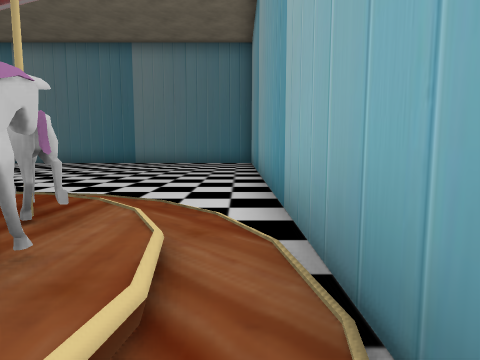
[1] (above)

15 first-person views from a walk through a 3-D level made in the Unity game engine. The camera is 1.2 m above the floor, tilts 6° down and sees 75° across. The floor is counted in squares, 2 m on a side. Each view is taken from the middle of a square. On the plan, view 1 faces up. The plan holds only what a view shows up to about 9 squares ahead; the rest is blank. The place goes on beyond the plan. The player is left out. Some surface patterns are stand-ins.

[2]
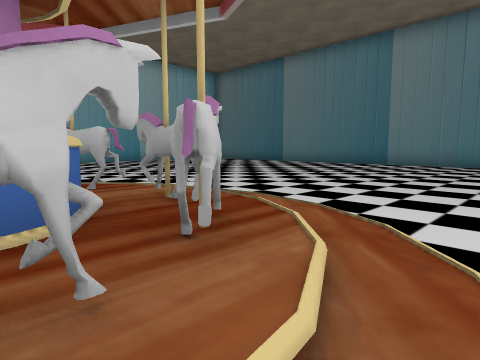

[3]
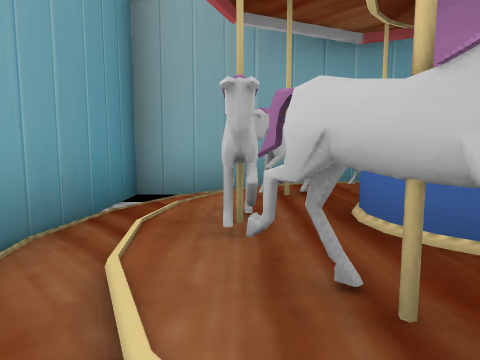

[4]
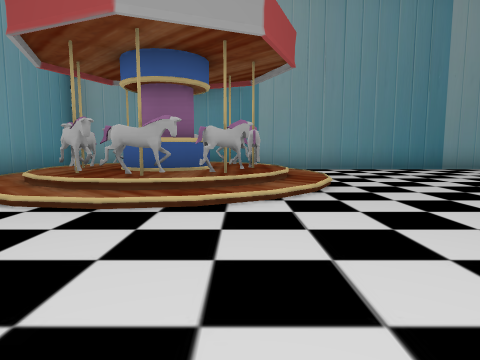

[5]
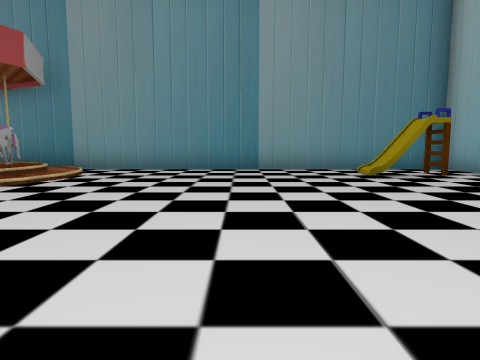

[6]
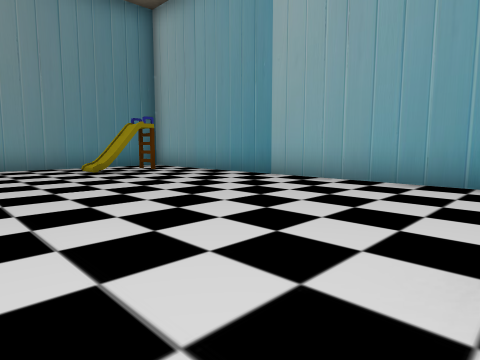

[7]
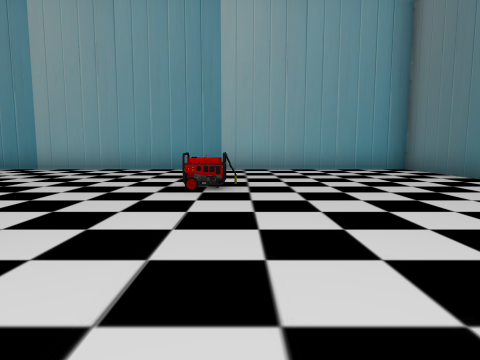

[8]
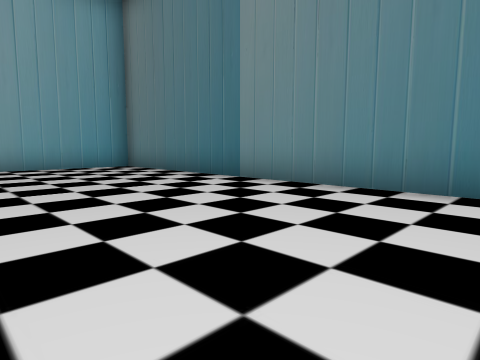

[9]
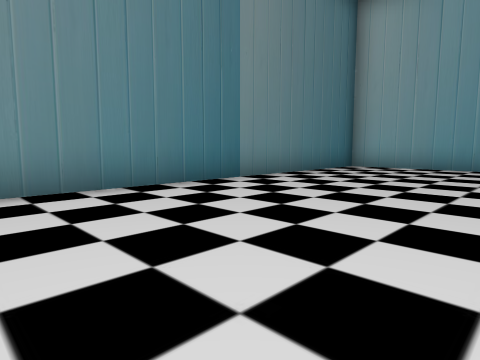

[10]
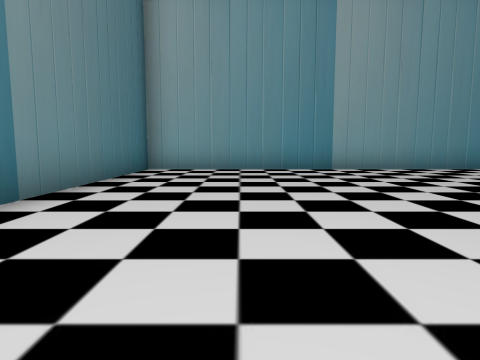

[11]
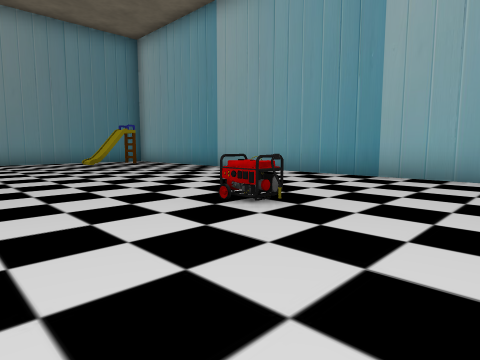

[12]
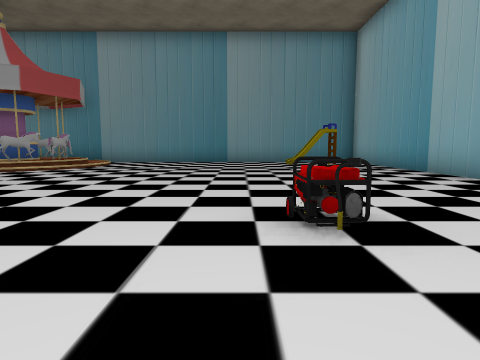

[13]
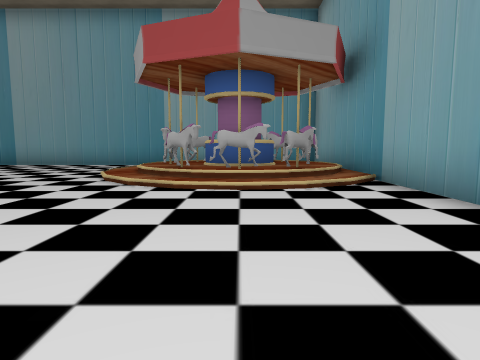

[14]
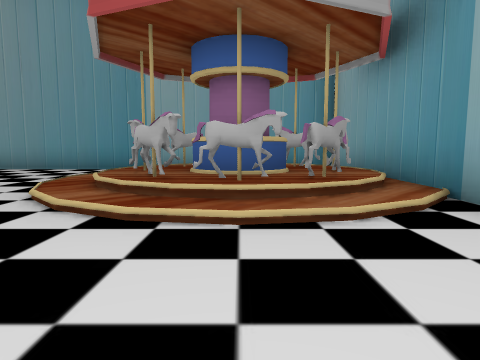

[15]
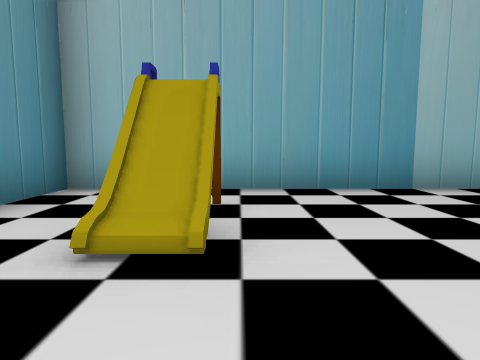

### Floor plan
Key: @ floor where view 1 was taken; # wall or solid block; x gap in a wall; . floor; / step, stairs or slope; ^ raised ledge; G generator; O other object.
Columns run from 15 left of view 1 to 1 right of it. Each row starts with its distance up from view 1.
 14 #################
 13 #...............#
 12 #...............#
 11 #...............#
 10 #...............#
  9 #...G...........#
  8 #...G...........#
  7 #...............#
  6 #...............#
  5 #...............#
  4 #..........///..#
  3 #.........//////#
  2 #........./####/#
  1 #........./#^^x/#
  0 #.OO....../##x#@#
 -1 #.........//////#
 -2 #################

Where each view was taken, in squares from view 1:
view 1: 0 up, 0 right, facing up
view 2: 1 up, 0 right, facing up-left
view 3: 3 up, 1 left, facing down
view 4: 7 up, 4 left, facing down
view 5: 7 up, 9 left, facing down
view 6: 8 up, 9 left, facing down-left
view 7: 9 up, 6 left, facing left
view 8: 9 up, 5 left, facing up-left
view 9: 9 up, 9 left, facing up-right
view 10: 11 up, 8 left, facing right
view 11: 11 up, 8 left, facing down-left
view 12: 11 up, 10 left, facing down
view 13: 1 up, 10 left, facing right
view 14: 1 up, 8 left, facing right
view 15: 1 up, 10 left, facing left
